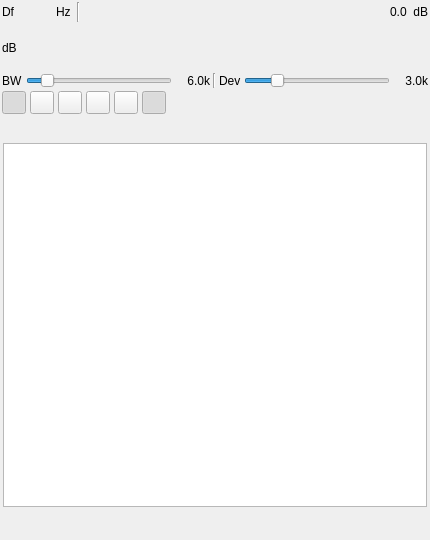
<?xml version="1.0" encoding="UTF-8"?>
<ui version="4.0">
 <class>SSTVDemodGUI</class>
 <widget class="RollupContents" name="SSTVDemodGUI">
  <property name="geometry">
   <rect>
    <x>0</x>
    <y>0</y>
    <width>430</width>
    <height>540</height>
   </rect>
  </property>
  <property name="sizePolicy">
   <sizepolicy hsizetype="Expanding" vsizetype="Expanding">
    <horstretch>0</horstretch>
    <verstretch>0</verstretch>
   </sizepolicy>
  </property>
  <property name="minimumSize">
   <size>
    <width>340</width>
    <height>0</height>
   </size>
  </property>
  <property name="font">
   <font>
    <pointsize>9</pointsize>
   </font>
  </property>
  <property name="focusPolicy">
   <enum>Qt::FocusPolicy::StrongFocus</enum>
  </property>
  <property name="windowTitle">
   <string>SSTV Demodulator</string>
  </property>
  <widget class="QWidget" name="settingsContainer" native="true">
   <property name="geometry">
    <rect>
     <x>0</x>
     <y>0</y>
     <width>430</width>
     <height>116</height>
    </rect>
   </property>
   <property name="windowTitle">
    <string>Settings</string>
   </property>
   <layout class="QVBoxLayout" name="verticalLayout">
    <property name="spacing">
     <number>3</number>
    </property>
    <property name="leftMargin">
     <number>2</number>
    </property>
    <property name="topMargin">
     <number>2</number>
    </property>
    <property name="rightMargin">
     <number>2</number>
    </property>
    <property name="bottomMargin">
     <number>2</number>
    </property>
    <item>
     <layout class="QHBoxLayout" name="freqLayout">
      <item>
       <widget class="QLabel" name="deltaFrequencyLabel">
        <property name="minimumSize">
         <size>
          <width>16</width>
          <height>0</height>
         </size>
        </property>
        <property name="text">
         <string>Df</string>
        </property>
       </widget>
      </item>
      <item>
       <widget class="ValueDialZ" name="deltaFrequency" native="true">
        <property name="sizePolicy">
         <sizepolicy hsizetype="Maximum" vsizetype="Maximum">
          <horstretch>0</horstretch>
          <verstretch>0</verstretch>
         </sizepolicy>
        </property>
        <property name="minimumSize">
         <size>
          <width>32</width>
          <height>16</height>
         </size>
        </property>
        <property name="font">
         <font>
          <pointsize>12</pointsize>
         </font>
        </property>
        <property name="cursor">
         <cursorShape>PointingHandCursor</cursorShape>
        </property>
        <property name="focusPolicy">
         <enum>Qt::FocusPolicy::StrongFocus</enum>
        </property>
        <property name="toolTip">
         <string>Demod shift frequency from center in Hz</string>
        </property>
       </widget>
      </item>
      <item>
       <widget class="QLabel" name="deltaUnits">
        <property name="text">
         <string>Hz </string>
        </property>
       </widget>
      </item>
      <item>
       <widget class="Line" name="line">
        <property name="orientation">
         <enum>Qt::Orientation::Vertical</enum>
        </property>
       </widget>
      </item>
      <item>
       <spacer name="horizontalSpacer">
        <property name="orientation">
         <enum>Qt::Orientation::Horizontal</enum>
        </property>
        <property name="sizeHint" stdset="0">
         <size>
          <width>40</width>
          <height>20</height>
         </size>
        </property>
       </spacer>
      </item>
      <item>
       <widget class="QLabel" name="channelPower">
        <property name="toolTip">
         <string>Channel power (dB)</string>
        </property>
        <property name="layoutDirection">
         <enum>Qt::LayoutDirection::RightToLeft</enum>
        </property>
        <property name="text">
         <string>0.0</string>
        </property>
       </widget>
      </item>
      <item>
       <widget class="QLabel" name="channelPowerUnits">
        <property name="text">
         <string> dB</string>
        </property>
       </widget>
      </item>
     </layout>
    </item>
    <item>
     <layout class="QHBoxLayout" name="levelLayout">
      <item>
       <widget class="QLabel" name="channelPowerMeterUnits">
        <property name="text">
         <string>dB</string>
        </property>
       </widget>
      </item>
      <item>
       <widget class="LevelMeterSignalDB" name="channelPowerMeter" native="true">
        <property name="sizePolicy">
         <sizepolicy hsizetype="Expanding" vsizetype="MinimumExpanding">
          <horstretch>0</horstretch>
          <verstretch>0</verstretch>
         </sizepolicy>
        </property>
        <property name="minimumSize">
         <size>
          <width>0</width>
          <height>24</height>
         </size>
        </property>
        <property name="font">
         <font>
          <pointsize>8</pointsize>
         </font>
        </property>
        <property name="toolTip">
         <string>Level meter (dB): top = average, bottom = peak</string>
        </property>
       </widget>
      </item>
     </layout>
    </item>
    <item>
     <layout class="QHBoxLayout" name="sliderLayout">
      <item>
       <widget class="QLabel" name="rfBWLabel">
        <property name="text">
         <string>BW</string>
        </property>
       </widget>
      </item>
      <item>
       <widget class="QSlider" name="rfBW">
        <property name="sizePolicy">
         <sizepolicy hsizetype="Expanding" vsizetype="Minimum">
          <horstretch>0</horstretch>
          <verstretch>0</verstretch>
         </sizepolicy>
        </property>
        <property name="toolTip">
         <string>RF bandwidth</string>
        </property>
        <property name="minimum">
         <number>20</number>
        </property>
        <property name="maximum">
         <number>400</number>
        </property>
        <property name="pageStep">
         <number>1</number>
        </property>
        <property name="value">
         <number>60</number>
        </property>
        <property name="orientation">
         <enum>Qt::Orientation::Horizontal</enum>
        </property>
       </widget>
      </item>
      <item>
       <widget class="QLabel" name="rfBWText">
        <property name="minimumSize">
         <size>
          <width>35</width>
          <height>0</height>
         </size>
        </property>
        <property name="text">
         <string>6.0k</string>
        </property>
        <property name="alignment">
         <set>Qt::AlignmentFlag::AlignRight|Qt::AlignmentFlag::AlignTrailing|Qt::AlignmentFlag::AlignVCenter</set>
        </property>
       </widget>
      </item>
      <item>
       <widget class="Line" name="line_2">
        <property name="orientation">
         <enum>Qt::Orientation::Vertical</enum>
        </property>
       </widget>
      </item>
      <item>
       <widget class="QLabel" name="fmDevLabel">
        <property name="text">
         <string>Dev</string>
        </property>
       </widget>
      </item>
      <item>
       <widget class="QSlider" name="fmDev">
        <property name="sizePolicy">
         <sizepolicy hsizetype="Expanding" vsizetype="Minimum">
          <horstretch>0</horstretch>
          <verstretch>0</verstretch>
         </sizepolicy>
        </property>
        <property name="toolTip">
         <string>FM deviation</string>
        </property>
        <property name="minimum">
         <number>20</number>
        </property>
        <property name="maximum">
         <number>70</number>
        </property>
        <property name="pageStep">
         <number>1</number>
        </property>
        <property name="value">
         <number>30</number>
        </property>
        <property name="orientation">
         <enum>Qt::Orientation::Horizontal</enum>
        </property>
       </widget>
      </item>
      <item>
       <widget class="QLabel" name="fmDevText">
        <property name="minimumSize">
         <size>
          <width>35</width>
          <height>0</height>
         </size>
        </property>
        <property name="text">
         <string>3.0k</string>
        </property>
        <property name="alignment">
         <set>Qt::AlignmentFlag::AlignRight|Qt::AlignmentFlag::AlignTrailing|Qt::AlignmentFlag::AlignVCenter</set>
        </property>
       </widget>
      </item>
     </layout>
    </item>
    <item>
     <layout class="QHBoxLayout" name="buttonLayout">
      <property name="spacing">
       <number>4</number>
      </property>
      <item>
       <widget class="ButtonSwitch" name="startStop">
        <property name="toolTip">
         <string>Start/stop decoding</string>
        </property>
        <property name="text">
         <string/>
        </property>
        <property name="icon">
         <iconset resource="../../../sdrgui/resources/res.qrc">
          <normaloff>:/play.png</normaloff>
          <normalon>:/stop.png</normalon>:/play.png</iconset>
        </property>
        <property name="checkable">
         <bool>true</bool>
        </property>
        <property name="checked">
         <bool>true</bool>
        </property>
       </widget>
      </item>
      <item>
       <widget class="QToolButton" name="resetDecoder">
        <property name="toolTip">
         <string>Reset decoder (clears current image)</string>
        </property>
        <property name="text">
         <string/>
        </property>
        <property name="icon">
         <iconset resource="../../../sdrgui/resources/res.qrc">
          <normaloff>:/bin.png</normaloff>:/bin.png</iconset>
        </property>
       </widget>
      </item>
      <item>
       <widget class="QToolButton" name="saveImage">
        <property name="toolTip">
         <string>Save received image to disk</string>
        </property>
        <property name="text">
         <string/>
        </property>
        <property name="icon">
         <iconset resource="../../../sdrgui/resources/res.qrc">
          <normaloff>:/save.png</normaloff>:/save.png</iconset>
        </property>
       </widget>
      </item>
      <item>
       <widget class="QToolButton" name="zoomIn">
        <property name="toolTip">
         <string>Zoom in</string>
        </property>
        <property name="text">
         <string/>
        </property>
        <property name="icon">
         <iconset resource="../../../sdrgui/resources/res.qrc">
          <normaloff>:/zoomin.png</normaloff>:/zoomin.png</iconset>
        </property>
       </widget>
      </item>
      <item>
       <widget class="QToolButton" name="zoomOut">
        <property name="toolTip">
         <string>Zoom out</string>
        </property>
        <property name="text">
         <string/>
        </property>
        <property name="icon">
         <iconset resource="../../../sdrgui/resources/res.qrc">
          <normaloff>:/zoomout.png</normaloff>:/zoomout.png</iconset>
        </property>
       </widget>
      </item>
      <item>
       <widget class="ButtonSwitch" name="zoomAll">
        <property name="toolTip">
         <string>Zoom image to fit window</string>
        </property>
        <property name="text">
         <string/>
        </property>
        <property name="icon">
         <iconset resource="../../../sdrgui/resources/res.qrc">
          <normaloff>:/zoomall.png</normaloff>:/zoomall.png</iconset>
        </property>
        <property name="checkable">
         <bool>true</bool>
        </property>
        <property name="checked">
         <bool>true</bool>
        </property>
       </widget>
      </item>
      <item>
       <spacer name="horizontalSpacer_2">
        <property name="orientation">
         <enum>Qt::Orientation::Horizontal</enum>
        </property>
        <property name="sizeHint" stdset="0">
         <size>
          <width>40</width>
          <height>20</height>
         </size>
        </property>
       </spacer>
      </item>
     </layout>
    </item>
   </layout>
  </widget>
  <widget class="QWidget" name="imageContainer" native="true">
   <property name="geometry">
    <rect>
     <x>0</x>
     <y>140</y>
     <width>430</width>
     <height>370</height>
    </rect>
   </property>
   <property name="sizePolicy">
    <sizepolicy hsizetype="Expanding" vsizetype="Expanding">
     <horstretch>0</horstretch>
     <verstretch>0</verstretch>
    </sizepolicy>
   </property>
   <property name="windowTitle">
    <string>Received image</string>
   </property>
   <layout class="QVBoxLayout" name="verticalLayoutImage">
    <property name="spacing">
     <number>2</number>
    </property>
    <property name="leftMargin">
     <number>3</number>
    </property>
    <property name="topMargin">
     <number>3</number>
    </property>
    <property name="rightMargin">
     <number>3</number>
    </property>
    <property name="bottomMargin">
     <number>3</number>
    </property>
    <item>
     <widget class="QGraphicsView" name="image">
      <property name="sizePolicy">
       <sizepolicy hsizetype="Expanding" vsizetype="Expanding">
        <horstretch>0</horstretch>
        <verstretch>0</verstretch>
       </sizepolicy>
      </property>
      <property name="minimumSize">
       <size>
        <width>200</width>
        <height>200</height>
       </size>
      </property>
     </widget>
    </item>
   </layout>
  </widget>
 </widget>
 <customwidgets>
  <customwidget>
   <class>ButtonSwitch</class>
   <extends>QToolButton</extends>
   <header>gui/buttonswitch.h</header>
  </customwidget>
  <customwidget>
   <class>RollupContents</class>
   <extends>QWidget</extends>
   <header>gui/rollupcontents.h</header>
   <container>1</container>
  </customwidget>
  <customwidget>
   <class>ValueDialZ</class>
   <extends>QWidget</extends>
   <header>gui/valuedialz.h</header>
   <container>1</container>
  </customwidget>
  <customwidget>
   <class>LevelMeterSignalDB</class>
   <extends>QWidget</extends>
   <header>gui/levelmeter.h</header>
   <container>1</container>
  </customwidget>
 </customwidgets>
 <tabstops>
  <tabstop>deltaFrequency</tabstop>
  <tabstop>rfBW</tabstop>
  <tabstop>fmDev</tabstop>
  <tabstop>startStop</tabstop>
  <tabstop>resetDecoder</tabstop>
  <tabstop>saveImage</tabstop>
  <tabstop>zoomIn</tabstop>
  <tabstop>zoomOut</tabstop>
  <tabstop>zoomAll</tabstop>
 </tabstops>
 <resources>
  <include location="../../../sdrgui/resources/res.qrc"/>
 </resources>
 <connections/>
</ui>
